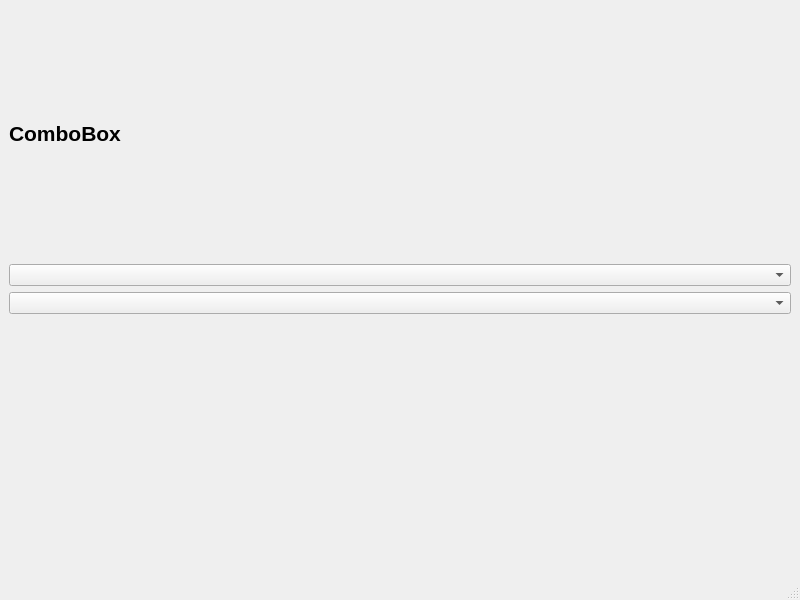
<?xml version="1.0" encoding="UTF-8"?>
<ui version="4.0">
 <class>MainWindow</class>
 <widget class="QMainWindow" name="MainWindow">
  <property name="geometry">
   <rect>
    <x>0</x>
    <y>0</y>
    <width>800</width>
    <height>600</height>
   </rect>
  </property>
  <property name="windowTitle">
   <string>MainWindow</string>
  </property>
  <widget class="QWidget" name="centralwidget">
   <layout class="QVBoxLayout" name="verticalLayout_2">
    <item>
     <layout class="QVBoxLayout" name="verticalLayout">
      <item>
       <layout class="QVBoxLayout" name="verticalLayout_4">
        <item>
         <layout class="QHBoxLayout" name="horizontalLayout">
          <item>
           <widget class="QLabel" name="label_2">
            <property name="font">
             <font>
              <pointsize>16</pointsize>
              <weight>75</weight>
              <bold>true</bold>
             </font>
            </property>
            <property name="text">
             <string>ComboBox</string>
            </property>
           </widget>
          </item>
         </layout>
        </item>
       </layout>
      </item>
      <item>
       <widget class="QComboBox" name="combo1"/>
      </item>
      <item>
       <widget class="QComboBox" name="combo2"/>
      </item>
      <item>
       <widget class="QLabel" name="label">
        <property name="text">
         <string/>
        </property>
       </widget>
      </item>
     </layout>
    </item>
   </layout>
  </widget>
  <widget class="QMenuBar" name="menubar">
   <property name="geometry">
    <rect>
     <x>0</x>
     <y>0</y>
     <width>800</width>
     <height>21</height>
    </rect>
   </property>
  </widget>
  <widget class="QStatusBar" name="statusbar"/>
 </widget>
 <resources/>
 <connections/>
</ui>
